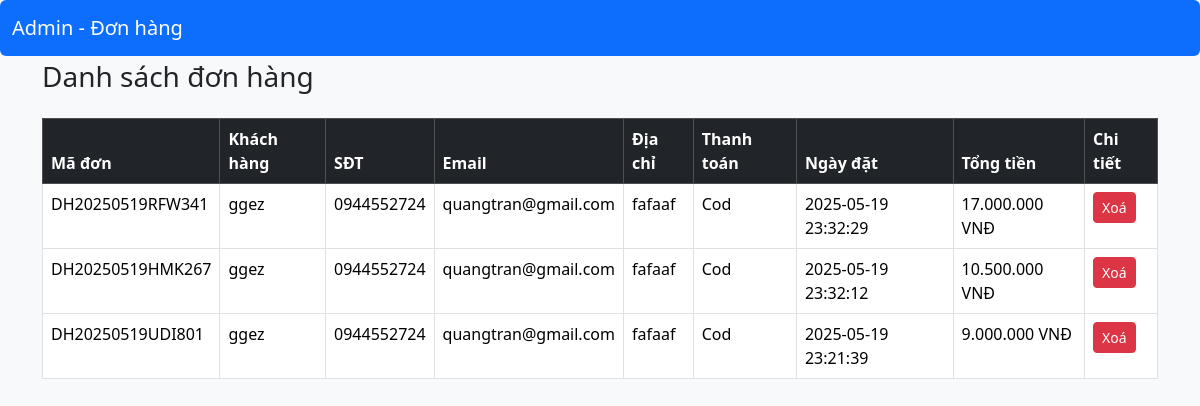
Page /admin/view_orders.php on the earlier database version.
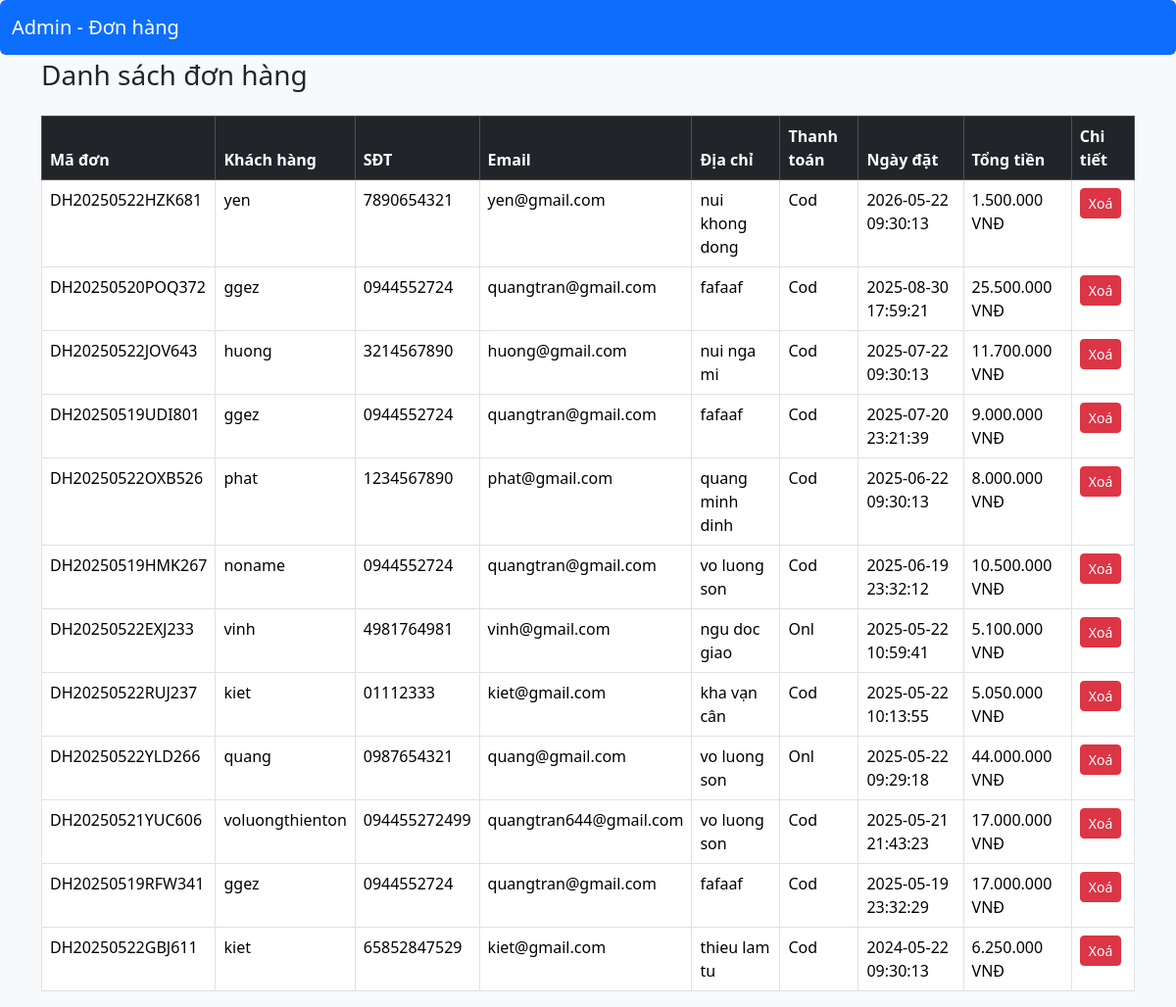
Same page on the later database version.
### tables this page shows
CREATE TABLE `orders` (
  `id` int(11) NOT NULL,
  `customer_name` varchar(100) DEFAULT NULL,
  `phone` varchar(20) DEFAULT NULL,
  `address` text DEFAULT NULL,
  `payment_method` varchar(50) DEFAULT NULL,
  `order_date` datetime DEFAULT NULL,
  `email` varchar(50) DEFAULT NULL,
  `order_id` varchar(255) DEFAULT NULL
);

### admin/view_orders.php (the view, shortened to what this page needs)
<?php
require_once('../libs/config.php');
try {
    $stmt = $conn->query("
        SELECT o.id AS order_id, o.customer_name, o.phone, o.address, o.email, o.payment_method, o.order_date,
               o.order_id, SUM(oi.quantity * oi.price) AS total_amount
        FROM orders o
        LEFT JOIN order_items oi ON o.order_id = oi.order_id
        GROUP BY o.id
        ORDER BY o.order_date DESC
    ");
    $orders = $stmt->fetchAll();
} catch (PDOException $e) {
    die("Lỗi truy vấn đơn hàng: " . $e->getMessage());
}
?>
<!DOCTYPE html>
<html lang="vi">
<head>
    <link href="https://cdn.jsdelivr.net/npm/bootstrap@5.3.3/dist/css/bootstrap.min.css" rel="stylesheet">
</head>
<body class="bg-light">
<nav class="navbar navbar-expand-lg navbar-dark bg-primary mb-1 rounded">
    <div class="container-fluid">
        <a class="navbar-brand" href="dashboard.php">Admin - Đơn hàng</a>
    </div>
</nav>
<div class="container">
    <h3 class="mb-4">Danh sách đơn hàng</h3>
    <div class="table-responsive">
        <table class="table table-bordered table-hover bg-white">
            <thead class="table-dark">
                <tr>
                    <th>Mã đơn</th>
                    <th>Khách hàng</th>
                    <th>SĐT</th>
                    <th>Email</th>
                    <th>Địa chỉ</th>
                    <th>Thanh toán</th>
                    <th>Ngày đặt</th>
                    <th>Tổng tiền</th>
                    <th>Chi tiết</th>
                </tr>
            </thead>
            <tbody>
                <?php if (!empty($orders)) : ?>
                    <?php foreach ($orders as $order): ?>
                        <tr>
                            <td><?= htmlspecialchars($order['order_id']) ?></td>
                            <td><?= htmlspecialchars($order['customer_name']) ?></td>
                            <td><?= htmlspecialchars($order['phone']) ?></td>
                            <td><?= htmlspecialchars($order['email']) ?></td>
                            <td><?= htmlspecialchars($order['address']) ?></td>
                            <td><?= htmlspecialchars($order['payment_method']) ?></td>
                            <td><?= htmlspecialchars($order['order_date']) ?></td>
                            <td><?= number_format($order['total_amount'], 0, ',', '.') ?> VNĐ</td>
                            <td>
                                <a href="order_details.php?order_id=<?= $order['order_id'] ?>" class="btn btn-sm btn-danger">Xoá</a>
                            </td>
                        </tr>
                    <?php endforeach; ?>
                <?php else : ?>
                    <tr><td colspan="9" class="text-center">Không có đơn hàng nào</td></tr>
                <?php endif; ?>
            </tbody>
        </table>
    </div>
</div>
</body>
</html>

Differences in the rows shown:
added orders: order "DH20250522HZK681", customer_name "yen", phone "7890654321", email "yen@gmail.com", address "nui khong dong", payment_method "Cod", order_date "2026-05-22 09:30:13", total_amount "1.500.000"
added orders: order "DH20250520POQ372", customer_name "ggez", phone "0944552724", email "quangtran@gmail.com", address "fafaaf", payment_method "Cod", order_date "2025-08-30 17:59:21", total_amount "25.500.000"
added orders: order "DH20250522JOV643", customer_name "huong", phone "3214567890", email "huong@gmail.com", address "nui nga mi", payment_method "Cod", order_date "2025-07-22 09:30:13", total_amount "11.700.000"
changed orders "DH20250519UDI801": order_date "2025-05-19 23:21:39" → "2025-07-20 23:21:39"; moves up the list
added orders: order "DH20250522OXB526", customer_name "phat", phone "1234567890", email "phat@gmail.com", address "quang minh dinh", payment_method "Cod", order_date "2025-06-22 09:30:13", total_amount "8.000.000"
changed orders "DH20250519HMK267": customer_name "ggez" → "noname"; address "fafaaf" → "vo luong son"; order_date "2025-05-19 23:32:12" → "2025-06-19 23:32:12"; moves down the list
added orders: order "DH20250522EXJ233", customer_name "vinh", phone "4981764981", email "vinh@gmail.com", address "ngu doc giao", payment_method "Onl", order_date "2025-05-22 10:59:41", total_amount "5.100.000"
added orders: order "DH20250522RUJ237", customer_name "kiet", phone "01112333", email "kiet@gmail.com", address "kha vạn cân", payment_method "Cod", order_date "2025-05-22 10:13:55", total_amount "5.050.000"
added orders: order "DH20250522YLD266", customer_name "quang", phone "0987654321", email "quang@gmail.com", address "vo luong son", payment_method "Onl", order_date "2025-05-22 09:29:18", total_amount "44.000.000"
added orders: order "DH20250521YUC606", customer_name "voluongthienton", phone "094455272499", email "quangtran644@gmail.com", address "vo luong son", payment_method "Cod", order_date "2025-05-21 21:43:23", total_amount "17.000.000"
added orders: order "DH20250522GBJ611", customer_name "kiet", phone "65852847529", email "kiet@gmail.com", address "thieu lam tu", payment_method "Cod", order_date "2024-05-22 09:30:13", total_amount "6.250.000"
